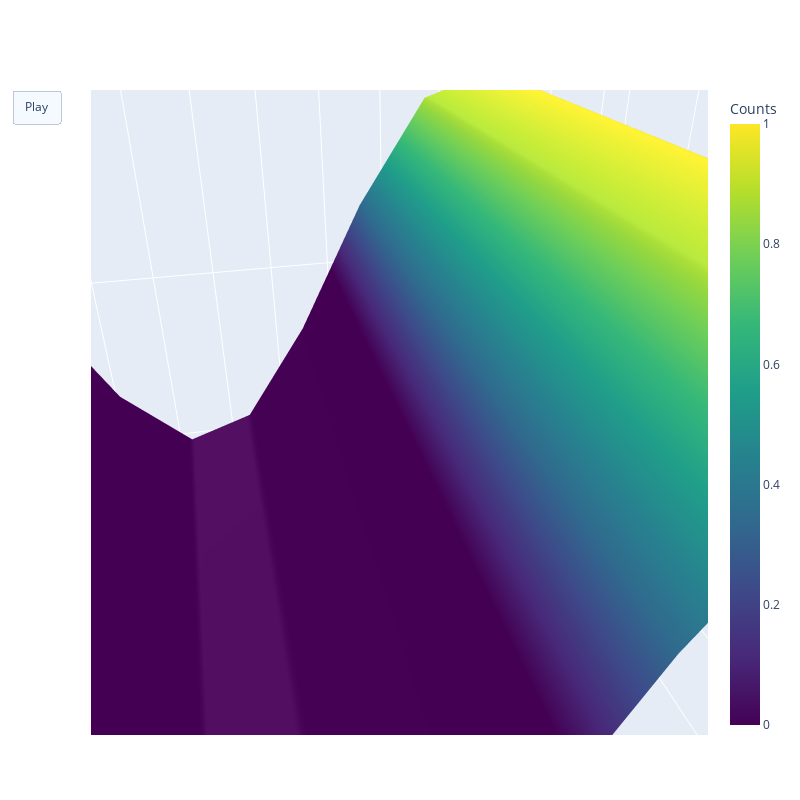

The cell this chart's notebook holds for it:
### Code cell
import plotly.graph_objects as go
from plotly.graph_objs import *
import numpy as np

n = 100
x = np.linspace(0, 1, n)
y = np.linspace(0, 1, n)
z = np.sin(x ** 2 + y ** 2)
#data =  np.random.rand(10, 10, 10)

steps = 10
fr = np.arange(steps)

layout = go.Layout(
    paper_bgcolor='rgba(0,0,0,0)',
    plot_bgcolor='rgba(0,0,0,0)',
    sliders=[{
        "active": 0,
        "steps": [{"args": [[f], {"frame": {"duration": 300, "redraw": True}, "mode": "immediate", "transition": {"duration": 300}}],
                   "label": f,
                   "method": "animate"} for f in fr.tolist()],
        "currentvalue": {"visible": True, "prefix": "Frame: "},
        "transition": {"duration": 300, "easing": "cubic-in-out"},
        "x": 0,
        "y": 0,
        "len": 1
                }]
)

fig = go.Figure(layout=layout)

fig = go.Figure(layout=layout)

frames = []

X, Y = np.meshgrid(x, y)

for i in range(steps):
    z = np.sin(X*6*np.pi + i/3) + np.cos(Y*6*np.pi + i/3)
    
    trace = go.Surface(
        z=z,
        x=X,
        y=Y,
        opacity=1,
        colorscale="Viridis",
        colorbar=dict(title="Counts"),
        cmin=0,
        cmax=1
    )
    
    frame = go.Frame(data=[trace], layout=go.Layout(title=f"Frame: {fr[i]}"))
    frames.append(frame)
    
    #fig.add_trace(trace)
    #fig.frames = frames

fig.add_trace(frames[0]['data'][0])
fig.frames = frames


fig.update_layout(
    autosize=False,
    width=800,
    height=800,
    margin=dict(l=65, r=50, b=65, t=90)
)

zoom = 1.35

fig.update_layout(
    scene={
        "xaxis": {"nticks": 20},
        "zaxis": {"nticks": 4},
        "camera_eye": {"x": 0.1, "y": 0.4, "z": 0.25},
        "aspectratio": {"x": 0.4 * zoom, "y": 0.4 * zoom, "z": 0.25 * zoom}
    }
)

fig.update_layout(
    updatemenus=[
        {
            "buttons": [
                {
                    "args": [None, {"frame": {"duration": 500, "redraw": True}, "fromcurrent": True}],
                    "label": "Play",
                    "method": "animate"
                },
                {
                    "args": [[None], {"frame": {"duration": 0, "redraw": True}, "mode": "immediate", "transition": {"duration": 0}}],
                    "label": "Pause",
                    "method": "animate"
                }
            ],
            "direction": "left",
            "pad": {"r": 10, "t": 87},
            "showactive": False,
            "type": "buttons",
            "x": 0.1,
            "xanchor": "right",
            "y": 0,
            "yanchor": "top"
        }
    ]
)


fig.show()

### Figure 1 — Plotly figure (JSON) as saved in the notebook; plotly's stock layout.template omitted (floating-point values rounded to 4 significant figures)
{"data": [{"cmax": 1, "cmin": 0, "colorbar": {"title": {"text": "Counts"}}, "colorscale": [[0, "#440154"], [0.1111, "#482878"], [0.2222, "#3e4989"], [0.3333, "#31688e"], [0.4444, "#26828e"], [0.5556, "#1f9e89"], [0.6667, "#35b779"], [0.7778, "#6ece58"], [0.8889, "#b5de2b"], [1, "#fde725"]], "opacity": 1, "type": "surface", "x": [[0, 0.1111, 0.2222, 0.3333, 0.4444, 0.5556, 0.6667, 0.7778, 0.8889, 1], [0, 0.1111, 0.2222, 0.3333, 0.4444, 0.5556, 0.6667, 0.7778, 0.8889, 1], [0, 0.1111, 0.2222, 0.3333, 0.4444, 0.5556, 0.6667, 0.7778, 0.8889, 1], [0, 0.1111, 0.2222, 0.3333, 0.4444, 0.5556, 0.6667, 0.7778, 0.8889, 1], [0, 0.1111, 0.2222, 0.3333, 0.4444, 0.5556, 0.6667, 0.7778, 0.8889, 1], [0, 0.1111, 0.2222, 0.3333, 0.4444, 0.5556, 0.6667, 0.7778, 0.8889, 1], [0, 0.1111, 0.2222, 0.3333, 0.4444, 0.5556, 0.6667, 0.7778, 0.8889, 1], [0, 0.1111, 0.2222, 0.3333, 0.4444, 0.5556, 0.6667, 0.7778, 0.8889, 1], [0, 0.1111, 0.2222, 0.3333, 0.4444, 0.5556, 0.6667, 0.7778, 0.8889, 1], [0, 0.1111, 0.2222, 0.3333, 0.4444, 0.5556, 0.6667, 0.7778, 0.8889, 1]], "y": [[0, 0, 0, 0, 0, 0, 0, 0, 0, 0], [0.1111, 0.1111, 0.1111, 0.1111, 0.1111, 0.1111, 0.1111, 0.1111, 0.1111, 0.1111], [0.2222, 0.2222, 0.2222, 0.2222, 0.2222, 0.2222, 0.2222, 0.2222, 0.2222, 0.2222], [0.3333, 0.3333, 0.3333, 0.3333, 0.3333, 0.3333, 0.3333, 0.3333, 0.3333, 0.3333], [0.4444, 0.4444, 0.4444, 0.4444, 0.4444, 0.4444, 0.4444, 0.4444, 0.4444, 0.4444], [0.5556, 0.5556, 0.5556, 0.5556, 0.5556, 0.5556, 0.5556, 0.5556, 0.5556, 0.5556], [0.6667, 0.6667, 0.6667, 0.6667, 0.6667, 0.6667, 0.6667, 0.6667, 0.6667, 0.6667], [0.7778, 0.7778, 0.7778, 0.7778, 0.7778, 0.7778, 0.7778, 0.7778, 0.7778, 0.7778], [0.8889, 0.8889, 0.8889, 0.8889, 0.8889, 0.8889, 0.8889, 0.8889, 0.8889, 0.8889], [1, 1, 1, 1, 1, 1, 1, 1, 1, 1]], "z": [[0, 0.6428, 0.9848, 0.866, 0.342, -0.342, -0.866, -0.9848, -0.6428, -2.449e-16], [0, 0.6428, 0.9848, 0.866, 0.342, -0.342, -0.866, -0.9848, -0.6428, -2.449e-16], [0, 0.6428, 0.9848, 0.866, 0.342, -0.342, -0.866, -0.9848, -0.6428, -2.449e-16], [0, 0.6428, 0.9848, 0.866, 0.342, -0.342, -0.866, -0.9848, -0.6428, -2.449e-16], [0, 0.6428, 0.9848, 0.866, 0.342, -0.342, -0.866, -0.9848, -0.6428, -2.449e-16], [0, 0.6428, 0.9848, 0.866, 0.342, -0.342, -0.866, -0.9848, -0.6428, -2.449e-16], [0, 0.6428, 0.9848, 0.866, 0.342, -0.342, -0.866, -0.9848, -0.6428, -2.449e-16], [0, 0.6428, 0.9848, 0.866, 0.342, -0.342, -0.866, -0.9848, -0.6428, -2.449e-16], [0, 0.6428, 0.9848, 0.866, 0.342, -0.342, -0.866, -0.9848, -0.6428, -2.449e-16], [0, 0.6428, 0.9848, 0.866, 0.342, -0.342, -0.866, -0.9848, -0.6428, -2.449e-16]]}], "layout": {"autosize": false, "height": 800, "margin": {"b": 65, "l": 65, "r": 50, "t": 90}, "paper_bgcolor": "rgba(0,0,0,0)", "plot_bgcolor": "rgba(0,0,0,0)", "scene": {"aspectratio": {"x": 0.54, "y": 0.54, "z": 0.3375}, "camera": {"eye": {"x": 0.1, "y": 0.4, "z": 0.25}}, "xaxis": {"nticks": 20}, "zaxis": {"nticks": 4}}, "updatemenus": [{"buttons": [{"args": [null, {"frame": {"duration": 500, "redraw": true}, "fromcurrent": true, "transition": {"duration": 0}}], "label": "Play", "method": "animate"}], "type": "buttons"}], "width": 800}}
